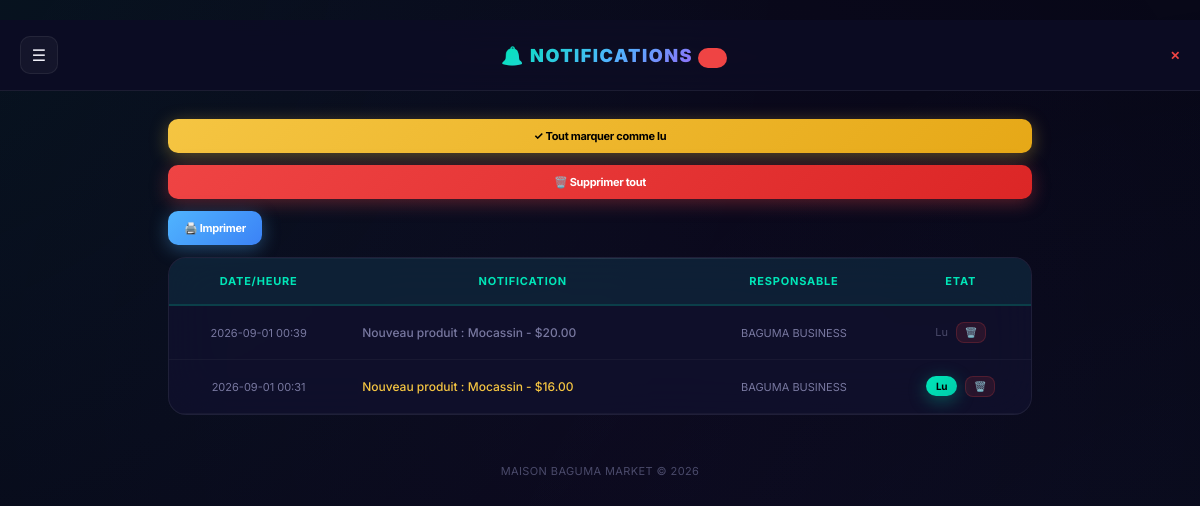
Before: /notifications (signed in) with the older database file.
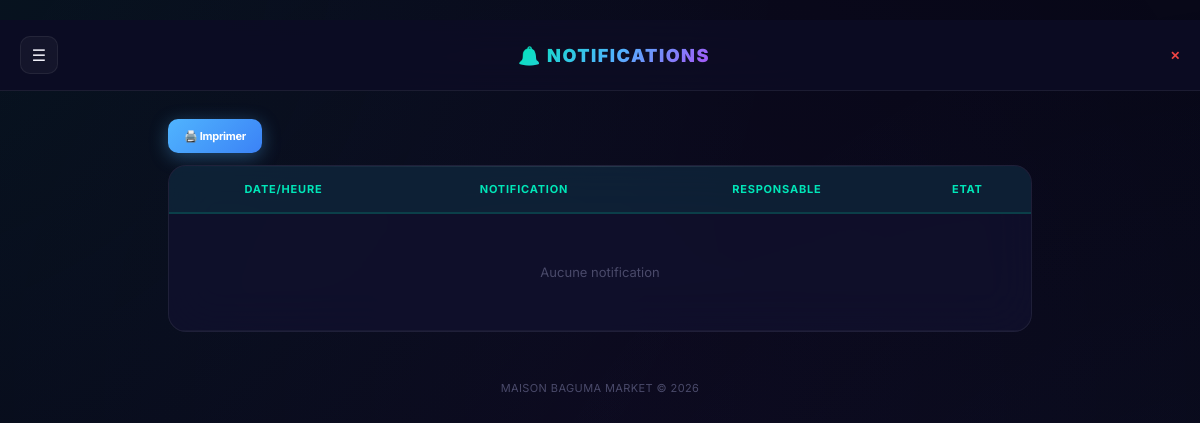
After: the same page with the newer database file.
### tables this page shows
CREATE TABLE notifications (id INTEGER PRIMARY KEY, tenant_id INTEGER DEFAULT 0, user_id INTEGER DEFAULT NULL, message TEXT, is_read INTEGER DEFAULT 0, created_at TEXT, responsable TEXT DEFAULT NULL, rapport_id INTEGER DEFAULT NULL);

### web.py (the view)
@app.route("/notifications")
@login_required
def notifications():
    conn = get_db()
    etid = get_effective_tid()
    if etid is not None:
        notifs = db_fetchall(conn, "SELECT * FROM notifications WHERE tenant_id=%s ORDER BY CASE WHEN rapport_id IS NOT NULL THEN 0 ELSE 1 END, created_at DESC LIMIT 50" if IS_PG else
                             "SELECT * FROM notifications WHERE tenant_id=? ORDER BY rapport_id DESC, created_at DESC LIMIT 50", (etid,))
    else:
        notifs = db_fetchall(conn, "SELECT * FROM notifications ORDER BY CASE WHEN rapport_id IS NOT NULL THEN 0 ELSE 1 END, created_at DESC LIMIT 50" if IS_PG else
                             "SELECT * FROM notifications ORDER BY rapport_id DESC, created_at DESC LIMIT 50")
    row = db_fetchone(conn, "SELECT COUNT(*) as cnt FROM notifications WHERE is_read=0" + (" AND tenant_id=%s" if IS_PG else " AND tenant_id=?") if etid is not None else
                      "SELECT COUNT(*) as cnt FROM notifications WHERE is_read=0",
                      (etid,) if etid is not None else ())
    unread = row["cnt"] if row else 0
    conn.close()
    return render_template("notifications.html", notifs=notifs, unread=unread, is_admin=is_admin())

### web.py (called while the page is built)
@app.after_request
def add_headers(response):
    if request.path.startswith("/static/"):
        response.headers["Cache-Control"] = "public, max-age=86400"
    else:
        response.headers["Cache-Control"] = "no-store, no-cache, must-revalidate, max-age=0"
        response.headers["Pragma"] = "no-cache"
        response.headers["Expires"] = "0"
    return response

def get_db():
    if IS_PG:
        import psycopg
        import psycopg.rows
        conn = psycopg.connect(DB_URL, sslmode="require", row_factory=psycopg.rows.dict_row)
        return conn
    else:
        import sqlite3
        conn = sqlite3.connect(LOCAL_DB)
        conn.row_factory = sqlite3.Row
        return conn

def db_fetchone(conn, sql, params=()):
    cur = conn.execute(sql, params)
    return cur.fetchone()

def db_fetchall(conn, sql, params=()):
    cur = conn.execute(sql, params)
    return cur.fetchall()

def login_required(f):
    from functools import wraps
    @wraps(f)
    def decorated(*args, **kwargs):
        if "user_id" not in session:
            return redirect(url_for("login"))
        return f(*args, **kwargs)
    return decorated

### templates/notifications.html (shortened to what this page needs)
﻿{% extends "base.html" %}
{% block body %}
<div class="topbar">
<button class="menu-btn" onclick="toggleNav()">☰</button>
<h1 class="brand">🔔 Notifications {% if unread > 0 %}<span class="badge">{{unread}}</span>{% endif %}</h1>
<a href="/logout" style="color:var(--red);font-size:12px;font-weight:600">✕</a>
</div>
<div class="container">
{% if unread > 0 %}
<form method="POST" action="/notifications/read-all" style="margin-bottom:12px">
<button type="submit" class="btn btn-gold btn-sm" style="width:100%">✓ Tout marquer comme lu</button>
</form>
{% endif %}
{% if notifs %}
<form method="POST" action="/notifications/delete-all" style="margin-bottom:12px" onsubmit="return confirm('Supprimer toutes les notifications ?')">
<button type="submit" class="btn btn-red btn-sm" style="width:100%">🗑️ Supprimer tout</button>
</form>
{% endif %}
<button class="btn btn-blue btn-sm" onclick="window.print()" style="margin-bottom:12px">🖨️ Imprimer</button>
<div class="card" style="padding:0;overflow:hidden">
<div class="table-scroll">
<table>
<tr><th>Date/Heure</th><th>Notification</th><th>Responsable</th><th>Etat</th></tr>
{% for n in notifs %}
<tr style="border-left:3px solid {% if n.rapport_id %}var(--accent){% elif n.is_read %}var(--txt3){% else %}var(--gold){% endif %}">
<td style="font-size:11px;white-space:nowrap;color:var(--txt2)">{{n.created_at[:16]}}</td>
<td style="text-align:left;font-size:12px;font-weight:500;color:{% if n.is_read %}var(--txt2){% else %}var(--gold){% endif %}">
{% if n.rapport_id %}<span style="font-size:14px;margin-right:4px">📊</span>{% endif %}{{n.message}}
</td>
<td style="font-size:11px;color:var(--txt2)">{{n.responsable or 'BAGUMA BUSINESS'}}</td>
<td>{% if not n.is_read %}
<form method="POST" action="/notifications/read/{{n.id}}" style="display:inline">
<button type="submit" class="btn btn-green btn-sm" style="padding:4px 10px;font-size:10px">Lu</button>
</form>
{% else %}<span style="color:var(--txt3);font-size:11px">Lu</span>{% endif %}
<form method="POST" action="/notifications/delete/{{n.id}}" style="display:inline;margin-left:4px" onsubmit="return confirm('Supprimer cette notification ?')">
<button type="submit" style="background:rgba(239,68,68,0.12);color:var(--red);border:1px solid rgba(239,68,68,0.2);padding:4px 8px;border-radius:8px;font-size:10px;cursor:pointer;font-weight:600">🗑️</button>
</form></td>
</tr>
{% endfor %}
{% if not notifs %}<tr><td colspan="4" class="empty">Aucune notification</td></tr>{% endif %}
</table>
</div></div>
<div class="footer">MAISON BAGUMA MARKET &copy; 2026</div>
</div>
{% endblock %}

Changed rows visible on the page:
removed notifications: created_at "2026-09-01 00:39", message "Nouveau produit : Mocassin - $20.00", responsable "BAGUMA BUSINESS", is_read "Lu"
removed notifications: created_at "2026-09-01 00:31", message "Nouveau produit : Mocassin - $16.00", responsable "BAGUMA BUSINESS", is_read 0 (drawn)
Other visible differences:
text no longer shown: "✓ Tout marquer comme lu 🗑️ Supprimer tout"
text now shown: "Aucune notification"
